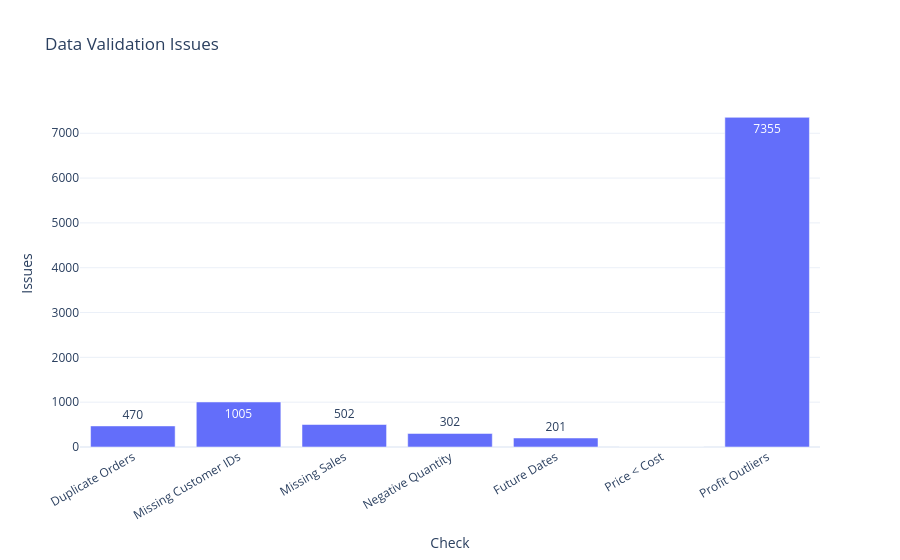

Notebook cell for this chart:
### Code cell
fig = px.bar(

    validation_summary,

    x="Check",

    y="Issues",

    title="Data Validation Issues",

    text="Issues"

)

fig.update_layout(

    xaxis_tickangle=-30

)

fig.show()

### Figure 1 — Plotly figure (JSON) as saved in the notebook; plotly's stock layout.template omitted (floating-point values rounded to 4 significant figures)
{"data": [{"hovertemplate": "Check=%{x}<br>Issues=%{text}<extra></extra>", "legendgroup": "", "marker": {"color": "#636efa", "pattern": {"shape": ""}}, "name": "", "orientation": "v", "showlegend": false, "text": [470.0, 1005.0, 502.0, 302.0, 201.0, 0.0, 7355.0], "textposition": "auto", "type": "bar", "x": ["Duplicate Orders", "Missing Customer IDs", "Missing Sales", "Negative Quantity", "Future Dates", "Price < Cost", "Profit Outliers"], "xaxis": "x", "y": [470, 1005, 502, 302, 201, 0, 7355], "yaxis": "y"}], "layout": {"barmode": "relative", "legend": {"tracegroupgap": 0}, "title": {"text": "Data Validation Issues"}, "xaxis": {"anchor": "y", "domain": [0, 1], "tickangle": -30, "title": {"text": "Check"}}, "yaxis": {"anchor": "x", "domain": [0, 1], "title": {"text": "Issues"}}}}
